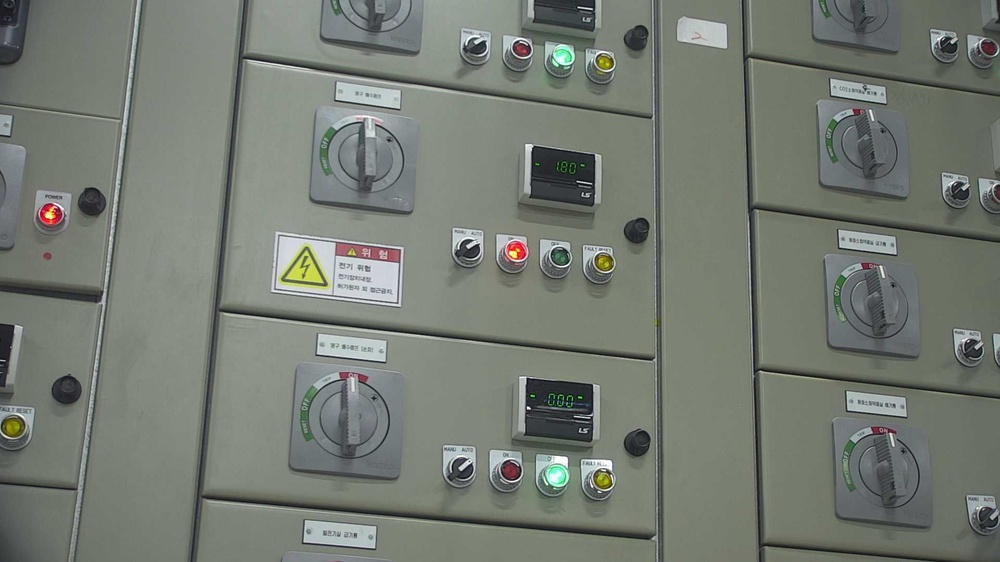
#> input picture models/classifier/weights/test.jpg, 1000 x 562 px, shrunk from 1920 x 1080 before the run
$ python -i testocr.py   (imports and definitions only)
#> lines starting #> are read from the running program, lines starting #| are printed output that depends on the picture; after the words box and inside, x2 and y2 are one past the last pixel; in counts of white or black regions, pixels touching at a corner belong together; long printed decimals are rounded
#> in process_image, img is the input picture: shape (562, 1000, 3); mean B, G, R 114.2, 122.9, 117.1
import cv2
import numpy as np
import glob
import os
import math
from paddleocr import PaddleOCR

# ================================
# 환경 설정
# ================================
INPUT_DIR  = "./"
OUTPUT_DIR = "./esult"
# [1 line not run here, left out]

# PaddleOCR 초기화
# [4 lines that did not run here, left out]


# ================================
# 회전 함수
# ================================
def rotate_image(image, angle):
    h, w = image.shape[:2]
    center = (w//2, h//2)
    M = cv2.getRotationMatrix2D(center, angle, 1.0)
    return cv2.warpAffine(image, M, (w, h), flags=cv2.INTER_LINEAR)


# ================================
# Rough angle (Hough 기반)
# ================================
def estimate_angle_hough(img):
    gray = cv2.cvtColor(img, cv2.COLOR_BGR2GRAY)
    edges = cv2.Canny(gray, 50, 150)
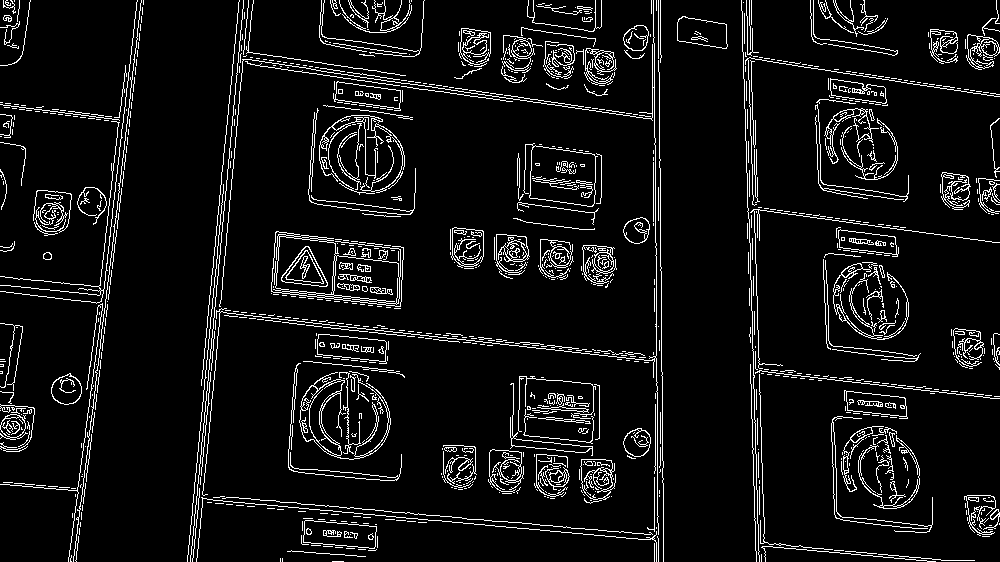
#> edges: shape (562, 1000); 7.3% white in thin lines or dots

    h, w = img.shape[:2]
#> h = 562; w = 1000
    roi = edges[int(h*0.2):int(h*0.8), int(w*0.2):int(w*0.8)]
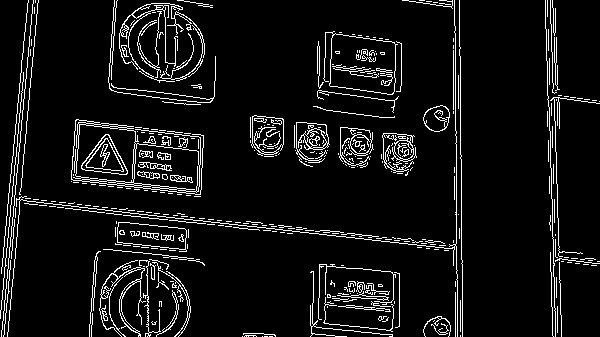
#> roi: shape (337, 600); 7.5% white in thin lines or dots

    lines = cv2.HoughLinesP(
        roi, 1, np.pi/180, threshold=40,
        minLineLength=80, maxLineGap=60
    )
#> lines = 144 rows, first 6: [8, 331, 37, 3], [545, 3, 555, 316], [130, 213, 461, 248], [3, 336, 32, 4], [550, 0, 561, 329], [8, 199, 165, 216]
    if lines is None:
        return 0.0

    angles = []
    for l in lines:
        x1,y1,x2,y2 = l[0]
        dx, dy = x2-x1, y2-y1
        ang = math.degrees(math.atan2(dy, dx))
        if -45 < ang < 45:
            angles.append(ang)
#> this loop made 144 passes
#> (x1, y1, x2, y2, dx, dy, ang) on passes 1 to 12: (8, 331, 37, 3, 29, -328, -84.95), (545, 3, 555, 316, 10, 313, 88.17), (130, 213, 461, 248, 331, 35, 6.04), (3, 336, 32, 4, 29, -332, -85.01), (550, 0, 561, 329, 11, 329, 88.09), (8, 199, 165, 216, 157, 17, 6.18), (456, 201, 457, 314, 1, 113, 89.49), (91, 336, 114, 0, 23, -336, -86.08), (455, 143, 455, 26, 0, -117, -90), (16, 118, 461, 164, 445, 46, 5.9), (154, 213, 461, 246, 307, 33, 6.14), (284, 226, 461, 245, 177, 19, 6.13)
#> (x1, y1, x2, y2, dx, dy) on pass 127: (92, 293, 359, 35, 267, -258)
#| [INFO] Rough angle: 6.009

    if not angles:
        return 0.0

    return float(np.median(angles))


# ================================
# 파란선 그리기
# ================================
def draw_blue_line(img, angle):
#> called with angle = 6.01
    h, w = img.shape[:2]
    cx = w // 2
    cy = int(h * 0.1)   # 이미지 위쪽 10%

    rad = math.radians(angle)
    dx = math.cos(rad)
    dy = math.sin(rad)

    length = int(w * 0.9)

    x1 = int(cx - dx * length * 0.5)
    y1 = int(cy - dy * length * 0.5)
    x2 = int(cx + dx * length * 0.5)
    y2 = int(cy + dy * length * 0.5)

    img2 = img.copy()
    cv2.line(img2, (x1,y1), (x2,y2), (255,0,0), 8)  # 순수 BGR Blue
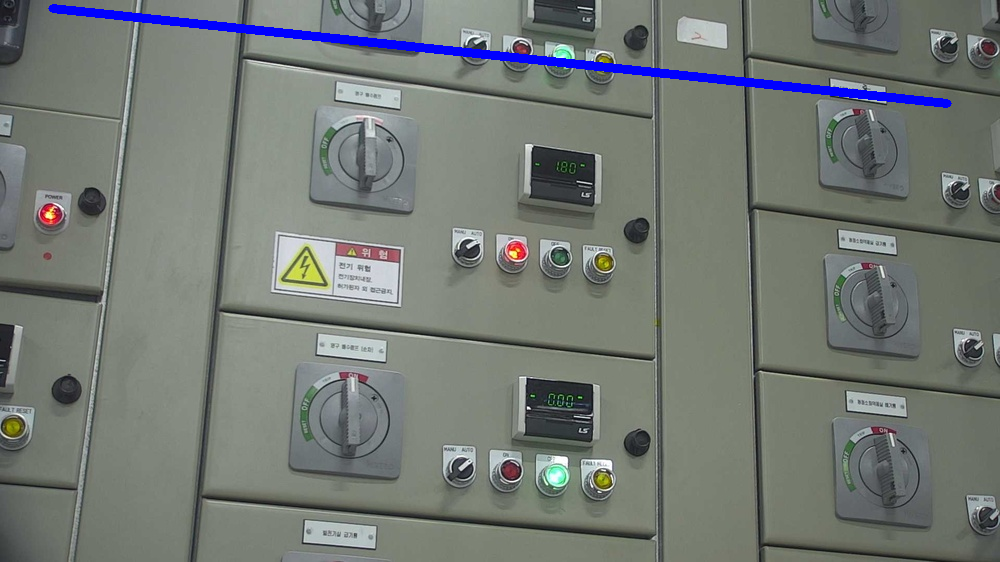
#> img2: shape (562, 1000, 3); 1.43% of pixels changed, all inside (x1, y1, x2, y2) = (48, 4, 952, 108)
    return img2


# ================================
# STRICT 파란선 detect → angle
# ================================
def detect_blue_line_angle_strict(img):

    mask = (img[:,:,0] == 255) & (img[:,:,1] == 0) & (img[:,:,2] == 0)
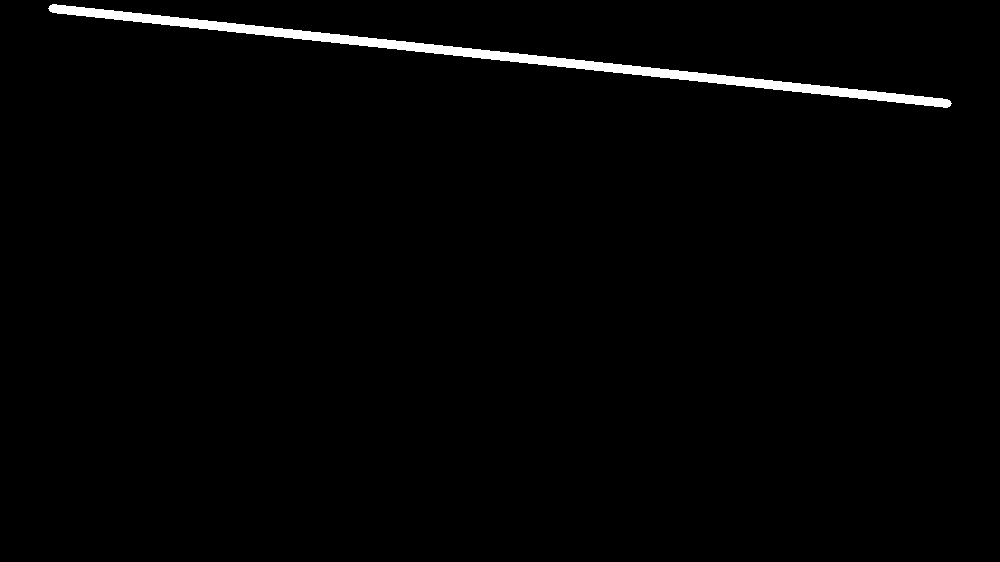
#> mask: shape (562, 1000) bool; 1.4% white; 1 white region, box (x1, y1, x2, y2) and area: (48, 4, 952, 108) 8064
#| [INFO] Final rotation angle = 6.059
#> in rotate_image, `return cv2.warpAffine(image, M, (w, h), flags=cv2.INTER_LINEAR)`:
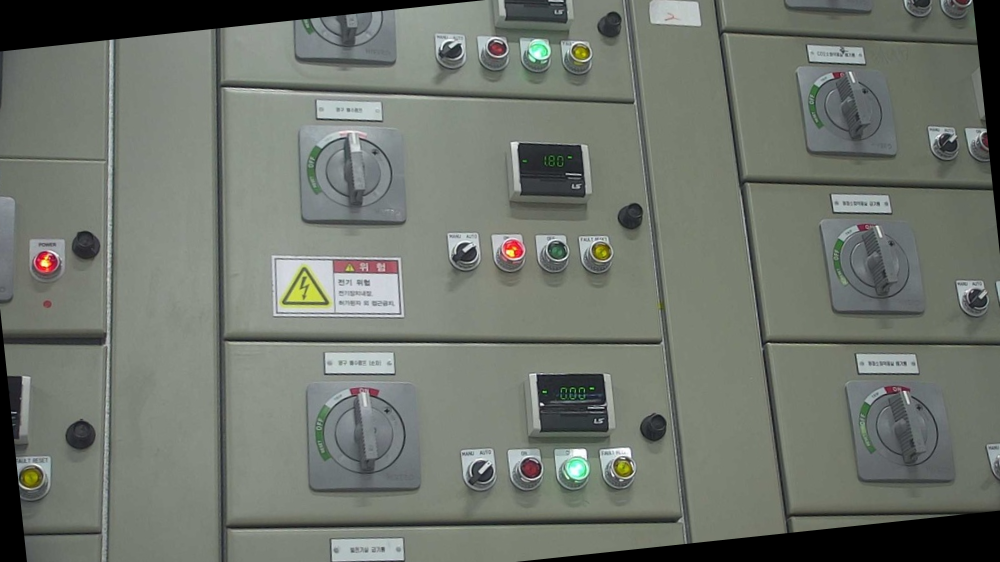
#> returned value: shape (562, 1000, 3); mean of channels 0, 1, 2 108.4, 116.8, 111.3; drawn as B, G, R

    ys, xs = np.where(mask)
    if len(xs) < 20:
        return None

    pts = np.vstack([xs, ys]).T.astype(np.float32)

    mean = np.mean(pts, axis=0)
    pts_centered = pts - mean
    cov = np.cov(pts_centered.T)

    eigvals, eigvecs = np.linalg.eig(cov)
    vec = eigvecs[:, np.argmax(eigvals)]
    dx, dy = vec[0], vec[1]

    angle = math.degrees(math.atan2(dy, dx))
    if angle > 90: angle -= 180
    if angle < -90: angle += 180

    return angle


# ================================
# PaddleOCR 수행 + bbox 그리기
# ================================
def run_ocr(rotated_img):
    rgb = cv2.cvtColor(rotated_img, cv2.COLOR_BGR2RGB)
#> (the run stopped early here; a loop or call above may not have finished)

$ run again, on models/classifier/train_batch0.jpg
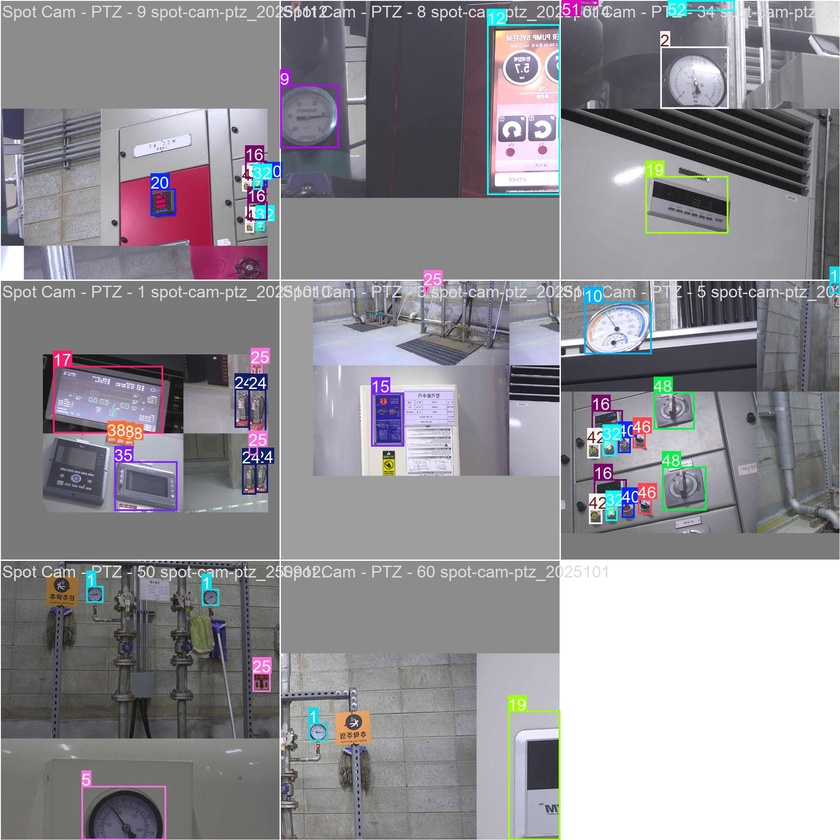
#> input picture models/classifier/train_batch0.jpg, 840 x 840 px, shrunk from 1920 x 1920 before the run
#> in process_image, img is the input picture: shape (840, 840, 3); mean B, G, R 148.2, 142.9, 144.9
#> in estimate_angle_hough, `edges = cv2.Canny(gray, 50, 150)`:
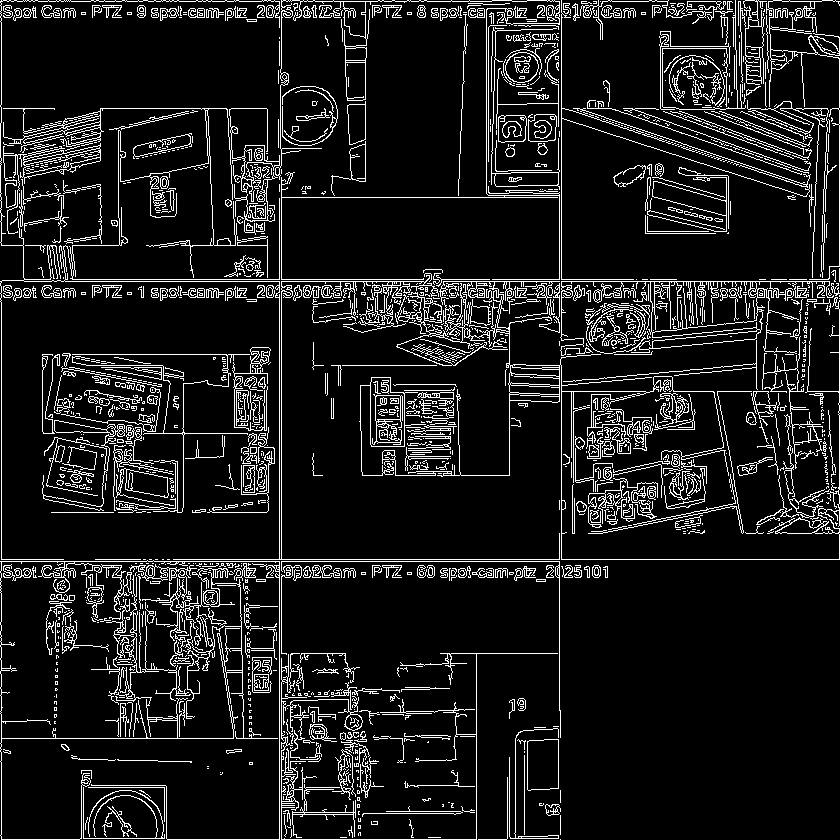
#> edges: shape (840, 840); 10.5% white in thin lines or dots
#> roi: shape (504, 504); 11.1% white in thin lines or dots
#> lines = 249 rows, first 6: [113, 503, 113, 1], [111, 503, 111, 0], [0, 113, 503, 113], [0, 391, 503, 391], [393, 398, 393, 0], [0, 111, 503, 111]
#> the loop in estimate_angle_hough, `for l in lines:` made 249 passes
#> (x1, y1, x2, y2, dx, dy, ang) on passes 1 to 3: (113, 503, 113, 1, 0, -502, -90), (111, 503, 111, 0, 0, -503, -90), (0, 113, 503, 113, 503, 0, 0)
#| [INFO] Rough angle: 0.0
#> img2: shape (840, 840, 3); 0.97% of pixels changed, all inside (x1, y1, x2, y2) = (38, 80, 803, 89)
#> in detect_blue_line_angle_strict, `mask = (img[:,:,0] == 255) & (img[:,:,1] == 0) & (img[:,:,2] == 0)`:
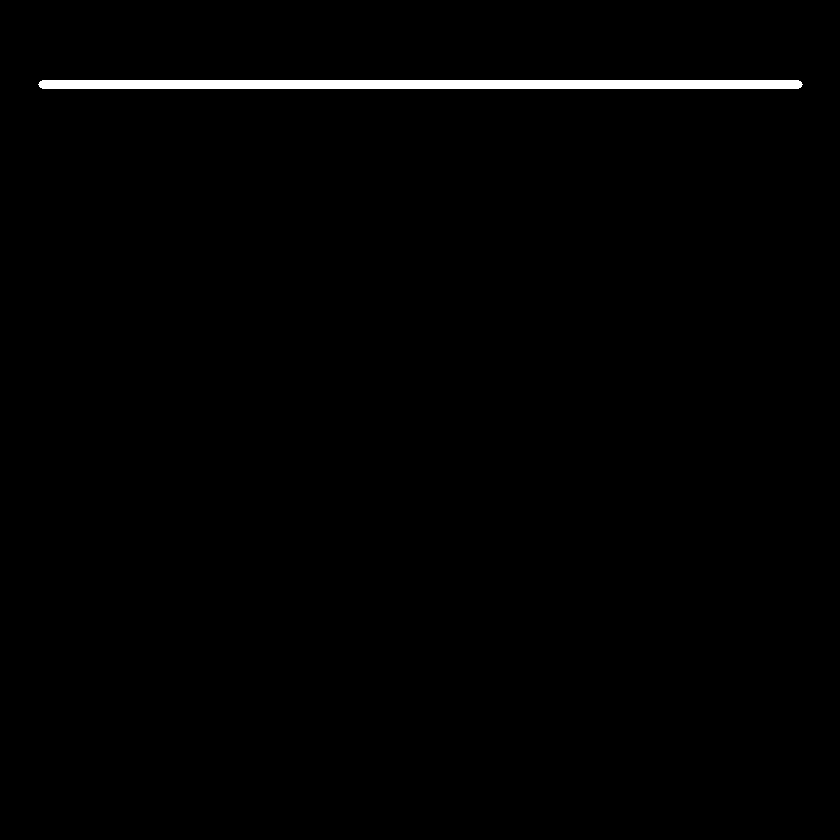
#> mask: shape (840, 840) bool; 0.97% white; 1 white region, box (x1, y1, x2, y2) and area: (38, 80, 803, 89) 6853
#| [INFO] Final rotation angle = 0.0

$ run again, on models/classifier/train_batch1.jpg
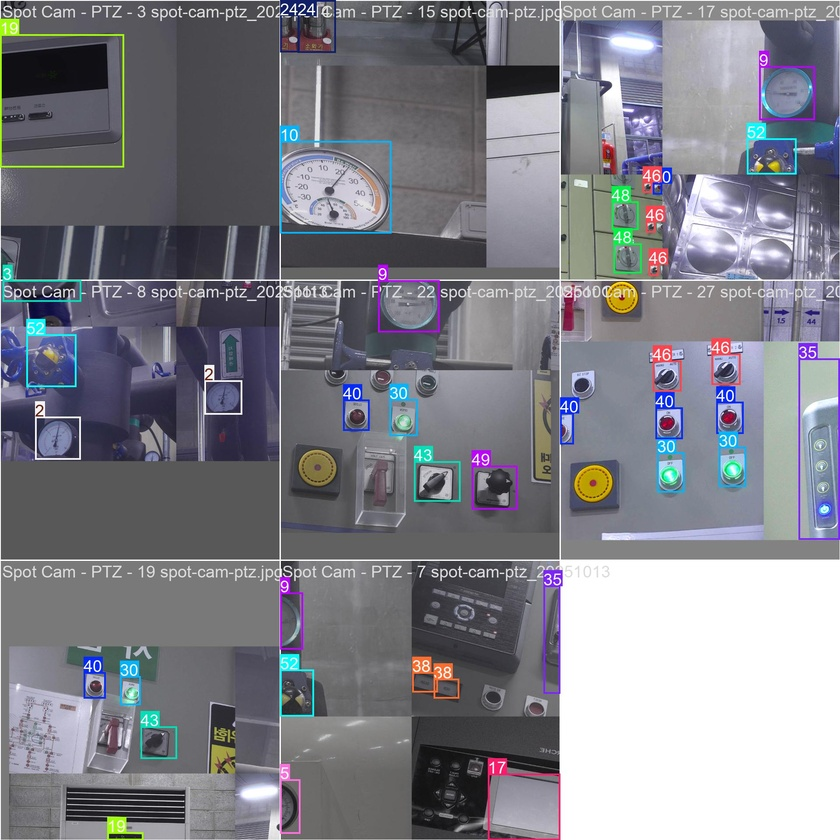
#> input picture models/classifier/train_batch1.jpg, 840 x 840 px, shrunk from 1920 x 1920 before the run
#> in process_image, img is the input picture: shape (840, 840, 3); mean B, G, R 135.8, 127.8, 127.2
#> in estimate_angle_hough, `edges = cv2.Canny(gray, 50, 150)`:
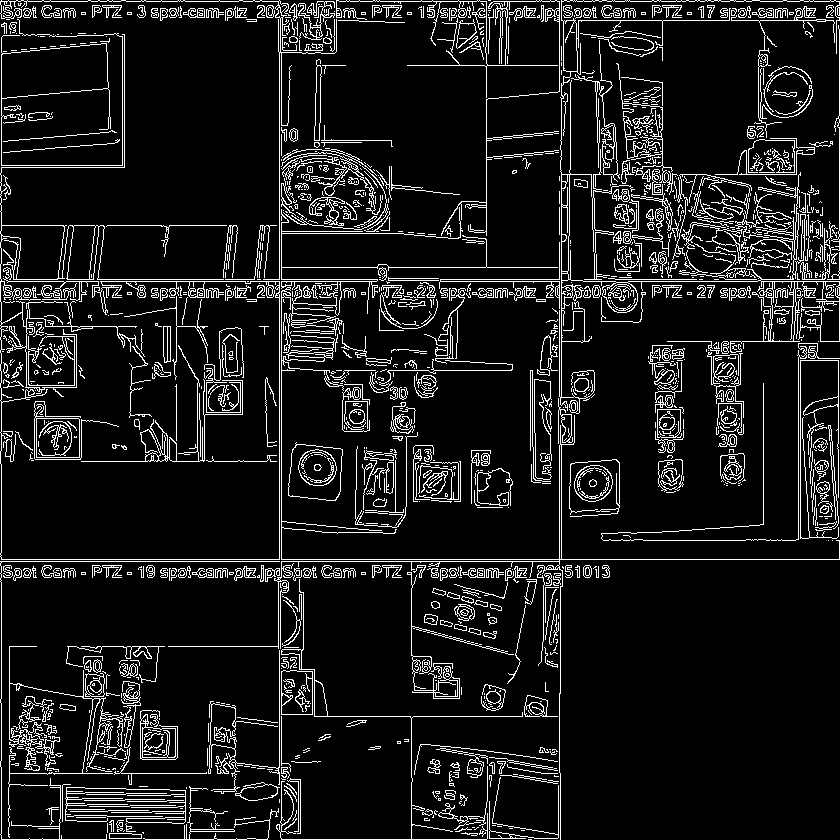
#> edges: shape (840, 840); 10% white in thin lines or dots
#> roi: shape (504, 504); 10.8% white in thin lines or dots
#> lines = 220 rows, first 6: [113, 503, 113, 0], [0, 113, 503, 113], [0, 111, 503, 111], [0, 391, 503, 391], [111, 413, 111, 0], [391, 414, 391, 8]
#> the loop in estimate_angle_hough, `for l in lines:` made 220 passes
#> (x1, y1, x2, y2, dx, dy, ang) on passes 1 to 3: (113, 503, 113, 0, 0, -503, -90), (0, 113, 503, 113, 503, 0, 0), (0, 111, 503, 111, 503, 0, 0)
#| [INFO] Rough angle: 0.9191
#> img2: shape (840, 840, 3); 0.97% of pixels changed, all inside (x1, y1, x2, y2) = (38, 73, 802, 95)
#> mask: shape (840, 840) bool; 0.97% white; 1 white region, box (x1, y1, x2, y2) and area: (38, 73, 802, 95) 6844
#| [INFO] Final rotation angle = 0.9893
#> in rotate_image, `return cv2.warpAffine(image, M, (w, h), flags=cv2.INTER_LINEAR)`:
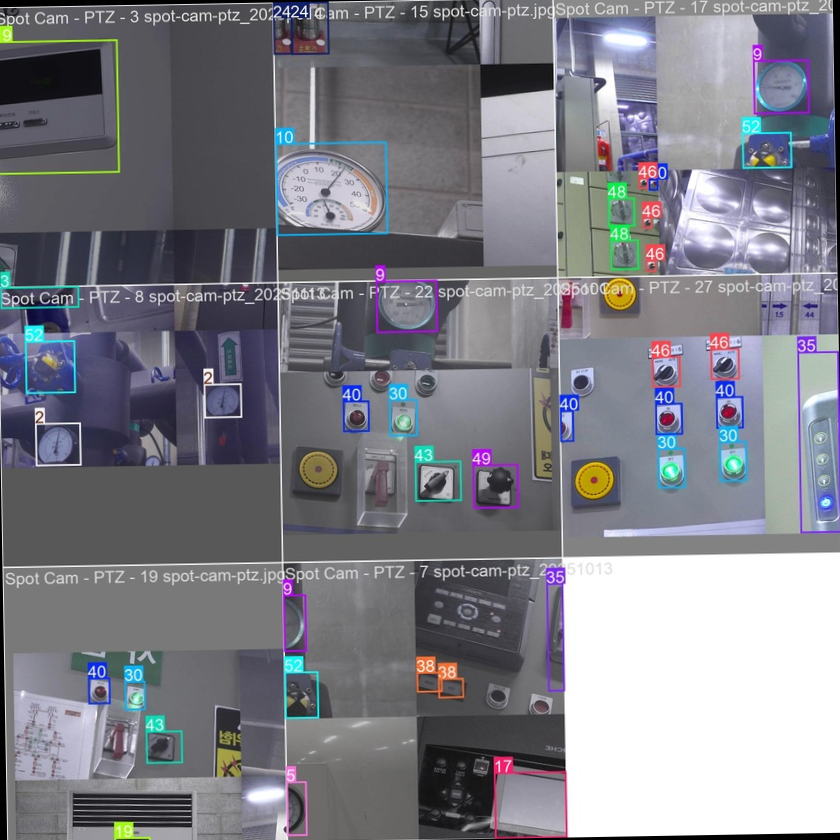
#> returned value: shape (840, 840, 3); mean of channels 0, 1, 2 134.5, 126.4, 125.8; drawn as B, G, R
